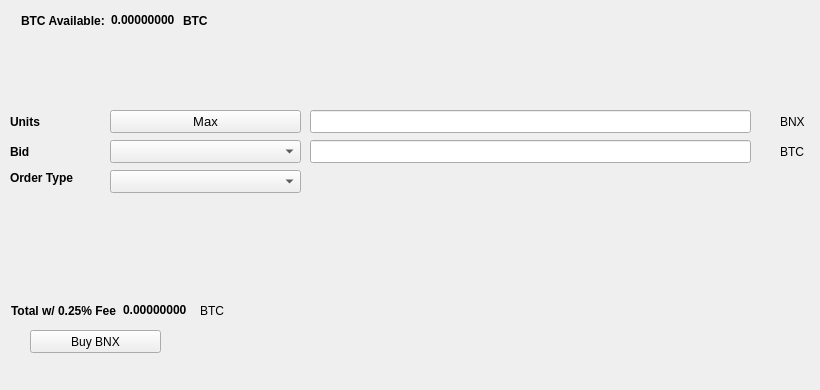
   <widget class="QWidget" name="BuyTab">
    <attribute name="title">
     <string>Buy</string>
    </attribute>
    <widget class="QPushButton" name="BuyBNX">
     <property name="geometry">
      <rect>
       <x>30</x>
       <y>330</y>
       <width>131</width>
       <height>23</height>
      </rect>
     </property>
     <property name="text">
      <string>Buy BNX</string>
     </property>
     <property name="icon">
      <iconset resource="../bitcoinnox.qrc">
       <normaloff>:/icons/bitcoin</normaloff>:/icons/bitcoin</iconset>
     </property>
    </widget>
    <widget class="QLabel" name="label_3">
     <property name="geometry">
      <rect>
       <x>10</x>
       <y>110</y>
       <width>46</width>
       <height>23</height>
      </rect>
     </property>
     <property name="font">
      <font>
       <weight>75</weight>
       <bold>true</bold>
      </font>
     </property>
     <property name="text">
      <string>Units</string>
     </property>
    </widget>
    <widget class="QLineEdit" name="UnitsInput">
     <property name="geometry">
      <rect>
       <x>310</x>
       <y>110</y>
       <width>441</width>
       <height>23</height>
      </rect>
     </property>
     <property name="font">
      <font>
       <pointsize>9</pointsize>
       <weight>75</weight>
       <bold>true</bold>
      </font>
     </property>
    </widget>
    <widget class="QLineEdit" name="BuyBidPriceEdit">
     <property name="geometry">
      <rect>
       <x>310</x>
       <y>140</y>
       <width>441</width>
       <height>23</height>
      </rect>
     </property>
     <property name="font">
      <font>
       <pointsize>9</pointsize>
       <weight>75</weight>
       <bold>true</bold>
      </font>
     </property>
    </widget>
    <widget class="QLabel" name="label_4">
     <property name="geometry">
      <rect>
       <x>780</x>
       <y>110</y>
       <width>31</width>
       <height>23</height>
      </rect>
     </property>
     <property name="text">
      <string>BNX</string>
     </property>
    </widget>
    <widget class="QLabel" name="label_5">
     <property name="geometry">
      <rect>
       <x>780</x>
       <y>140</y>
       <width>31</width>
       <height>23</height>
      </rect>
     </property>
     <property name="text">
      <string>BTC</string>
     </property>
    </widget>
    <widget class="QLabel" name="label_6">
     <property name="geometry">
      <rect>
       <x>10</x>
       <y>140</y>
       <width>46</width>
       <height>23</height>
      </rect>
     </property>
     <property name="font">
      <font>
       <weight>75</weight>
       <bold>true</bold>
      </font>
     </property>
     <property name="text">
      <string>Bid</string>
     </property>
    </widget>
    <widget class="QLabel" name="label_7">
     <property name="geometry">
      <rect>
       <x>10</x>
       <y>170</y>
       <width>91</width>
       <height>16</height>
      </rect>
     </property>
     <property name="font">
      <font>
       <weight>75</weight>
       <bold>true</bold>
      </font>
     </property>
     <property name="text">
      <string>Order Type</string>
     </property>
    </widget>
    <widget class="QPushButton" name="Buy_Max_Amount">
     <property name="geometry">
      <rect>
       <x>110</x>
       <y>110</y>
       <width>191</width>
       <height>23</height>
      </rect>
     </property>
     <property name="font">
      <font>
       <pointsize>10</pointsize>
      </font>
     </property>
     <property name="text">
      <string>Max</string>
     </property>
    </widget>
    <widget class="QComboBox" name="BuyBidcomboBox">
     <property name="geometry">
      <rect>
       <x>110</x>
       <y>140</y>
       <width>191</width>
       <height>23</height>
      </rect>
     </property>
     <property name="font">
      <font>
       <pointsize>10</pointsize>
      </font>
     </property>
    </widget>
    <widget class="QComboBox" name="buyOrdertypeCombo">
     <property name="geometry">
      <rect>
       <x>110</x>
       <y>170</y>
       <width>191</width>
       <height>23</height>
      </rect>
     </property>
     <property name="font">
      <font>
       <pointsize>10</pointsize>
      </font>
     </property>
    </widget>
    <widget class="QWidget" name="layoutWidget1">
     <property name="geometry">
      <rect>
       <x>21</x>
       <y>11</y>
       <width>227</width>
       <height>19</height>
      </rect>
     </property>
     <layout class="QHBoxLayout" name="horizontalLayout_3">
      <item>
       <widget class="QLabel" name="label232">
        <property name="font">
         <font>
          <weight>75</weight>
          <bold>true</bold>
         </font>
        </property>
        <property name="text">
         <string>BTC Available:</string>
        </property>
       </widget>
      </item>
      <item>
       <widget class="QLabel" name="BtcAvailableLbl">
        <property name="palette">
         <palette>
          <active>
           <colorrole role="WindowText">
            <brush brushstyle="SolidPattern">
             <color alpha="255">
              <red>0</red>
              <green>0</green>
              <blue>0</blue>
             </color>
            </brush>
           </colorrole>
           <colorrole role="Button">
            <brush brushstyle="SolidPattern">
             <color alpha="255">
              <red>0</red>
              <green>170</green>
              <blue>0</blue>
             </color>
            </brush>
           </colorrole>
           <colorrole role="Light">
            <brush brushstyle="SolidPattern">
             <color alpha="255">
              <red>0</red>
              <green>255</green>
              <blue>0</blue>
             </color>
            </brush>
           </colorrole>
           <colorrole role="Midlight">
            <brush brushstyle="SolidPattern">
             <color alpha="255">
              <red>0</red>
              <green>212</green>
              <blue>0</blue>
             </color>
            </brush>
           </colorrole>
           <colorrole role="Dark">
            <brush brushstyle="SolidPattern">
             <color alpha="255">
              <red>0</red>
              <green>85</green>
              <blue>0</blue>
             </color>
            </brush>
           </colorrole>
           <colorrole role="Mid">
            <brush brushstyle="SolidPattern">
             <color alpha="255">
              <red>0</red>
              <green>113</green>
              <blue>0</blue>
             </color>
            </brush>
           </colorrole>
           <colorrole role="Text">
            <brush brushstyle="SolidPattern">
             <color alpha="255">
              <red>0</red>
              <green>170</green>
              <blue>0</blue>
             </color>
            </brush>
           </colorrole>
           <colorrole role="BrightText">
            <brush brushstyle="SolidPattern">
             <color alpha="255">
              <red>255</red>
              <green>255</green>
              <blue>255</blue>
             </color>
            </brush>
           </colorrole>
           <colorrole role="ButtonText">
            <brush brushstyle="SolidPattern">
             <color alpha="255">
              <red>0</red>
              <green>0</green>
              <blue>0</blue>
             </color>
            </brush>
           </colorrole>
           <colorrole role="Base">
            <brush brushstyle="SolidPattern">
             <color alpha="255">
              <red>255</red>
              <green>255</green>
              <blue>255</blue>
             </color>
            </brush>
           </colorrole>
           <colorrole role="Window">
            <brush brushstyle="SolidPattern">
             <color alpha="255">
              <red>0</red>
              <green>170</green>
              <blue>0</blue>
             </color>
            </brush>
           </colorrole>
           <colorrole role="Shadow">
            <brush brushstyle="SolidPattern">
             <color alpha="255">
              <red>0</red>
              <green>0</green>
              <blue>0</blue>
             </color>
            </brush>
           </colorrole>
           <colorrole role="AlternateBase">
            <brush brushstyle="SolidPattern">
             <color alpha="255">
              <red>127</red>
              <green>212</green>
              <blue>127</blue>
             </color>
            </brush>
           </colorrole>
           <colorrole role="ToolTipBase">
            <brush brushstyle="SolidPattern">
             <color alpha="255">
              <red>255</red>
              <green>255</green>
              <blue>220</blue>
             </color>
            </brush>
           </colorrole>
           <colorrole role="ToolTipText">
            <brush brushstyle="SolidPattern">
             <color alpha="255">
              <red>0</red>
              <green>0</green>
              <blue>0</blue>
             </color>
            </brush>
           </colorrole>
          </active>
          <inactive>
           <colorrole role="WindowText">
            <brush brushstyle="SolidPattern">
             <color alpha="255">
              <red>0</red>
              <green>0</green>
              <blue>0</blue>
             </color>
            </brush>
           </colorrole>
           <colorrole role="Button">
            <brush brushstyle="SolidPattern">
             <color alpha="255">
              <red>0</red>
              <green>170</green>
              <blue>0</blue>
             </color>
            </brush>
           </colorrole>
           <colorrole role="Light">
            <brush brushstyle="SolidPattern">
             <color alpha="255">
              <red>0</red>
              <green>255</green>
              <blue>0</blue>
             </color>
            </brush>
           </colorrole>
           <colorrole role="Midlight">
            <brush brushstyle="SolidPattern">
             <color alpha="255">
              <red>0</red>
              <green>212</green>
              <blue>0</blue>
             </color>
            </brush>
           </colorrole>
           <colorrole role="Dark">
            <brush brushstyle="SolidPattern">
             <color alpha="255">
              <red>0</red>
              <green>85</green>
              <blue>0</blue>
             </color>
            </brush>
           </colorrole>
           <colorrole role="Mid">
            <brush brushstyle="SolidPattern">
             <color alpha="255">
              <red>0</red>
              <green>113</green>
              <blue>0</blue>
             </color>
            </brush>
           </colorrole>
           <colorrole role="Text">
            <brush brushstyle="SolidPattern">
             <color alpha="255">
              <red>0</red>
              <green>170</green>
              <blue>0</blue>
             </color>
            </brush>
           </colorrole>
           <colorrole role="BrightText">
            <brush brushstyle="SolidPattern">
             <color alpha="255">
              <red>255</red>
              <green>255</green>
              <blue>255</blue>
             </color>
            </brush>
           </colorrole>
           <colorrole role="ButtonText">
            <brush brushstyle="SolidPattern">
             <color alpha="255">
              <red>0</red>
              <green>0</green>
              <blue>0</blue>
             </color>
            </brush>
           </colorrole>
           <colorrole role="Base">
            <brush brushstyle="SolidPattern">
             <color alpha="255">
              <red>255</red>
              <green>255</green>
              <blue>255</blue>
             </color>
            </brush>
           </colorrole>
           <colorrole role="Window">
            <brush brushstyle="SolidPattern">
             <color alpha="255">
              <red>0</red>
              <green>170</green>
              <blue>0</blue>
             </color>
            </brush>
           </colorrole>
           <colorrole role="Shadow">
            <brush brushstyle="SolidPattern">
             <color alpha="255">
              <red>0</red>
              <green>0</green>
              <blue>0</blue>
             </color>
            </brush>
           </colorrole>
           <colorrole role="AlternateBase">
            <brush brushstyle="SolidPattern">
             <color alpha="255">
              <red>127</red>
              <green>212</green>
              <blue>127</blue>
             </color>
            </brush>
           </colorrole>
           <colorrole role="ToolTipBase">
            <brush brushstyle="SolidPattern">
             <color alpha="255">
              <red>255</red>
              <green>255</green>
              <blue>220</blue>
             </color>
            </brush>
           </colorrole>
           <colorrole role="ToolTipText">
            <brush brushstyle="SolidPattern">
             <color alpha="255">
              <red>0</red>
              <green>0</green>
              <blue>0</blue>
             </color>
            </brush>
           </colorrole>
          </inactive>
          <disabled>
           <colorrole role="WindowText">
            <brush brushstyle="SolidPattern">
             <color alpha="255">
              <red>0</red>
              <green>85</green>
              <blue>0</blue>
             </color>
            </brush>
           </colorrole>
           <colorrole role="Button">
            <brush brushstyle="SolidPattern">
             <color alpha="255">
              <red>0</red>
              <green>170</green>
              <blue>0</blue>
             </color>
            </brush>
           </colorrole>
           <colorrole role="Light">
            <brush brushstyle="SolidPattern">
             <color alpha="255">
              <red>0</red>
              <green>255</green>
              <blue>0</blue>
             </color>
            </brush>
           </colorrole>
           <colorrole role="Midlight">
            <brush brushstyle="SolidPattern">
             <color alpha="255">
              <red>0</red>
              <green>212</green>
              <blue>0</blue>
             </color>
            </brush>
           </colorrole>
           <colorrole role="Dark">
            <brush brushstyle="SolidPattern">
             <color alpha="255">
              <red>0</red>
              <green>85</green>
              <blue>0</blue>
             </color>
            </brush>
           </colorrole>
           <colorrole role="Mid">
            <brush brushstyle="SolidPattern">
             <color alpha="255">
              <red>0</red>
              <green>113</green>
              <blue>0</blue>
             </color>
            </brush>
           </colorrole>
           <colorrole role="Text">
            <brush brushstyle="SolidPattern">
             <color alpha="255">
              <red>0</red>
              <green>85</green>
              <blue>0</blue>
             </color>
            </brush>
           </colorrole>
           <colorrole role="BrightText">
            <brush brushstyle="SolidPattern">
             <color alpha="255">
              <red>255</red>
              <green>255</green>
              <blue>255</blue>
             </color>
            </brush>
           </colorrole>
           <colorrole role="ButtonText">
            <brush brushstyle="SolidPattern">
             <color alpha="255">
              <red>0</red>
              <green>85</green>
              <blue>0</blue>
             </color>
            </brush>
           </colorrole>
           <colorrole role="Base">
            <brush brushstyle="SolidPattern">
             <color alpha="255">
              <red>0</red>
              <green>170</green>
              <blue>0</blue>
             </color>
            </brush>
           </colorrole>
           <colorrole role="Window">
            <brush brushstyle="SolidPattern">
             <color alpha="255">
              <red>0</red>
              <green>170</green>
              <blue>0</blue>
             </color>
            </brush>
           </colorrole>
           <colorrole role="Shadow">
            <brush brushstyle="SolidPattern">
             <color alpha="255">
              <red>0</red>
              <green>0</green>
              <blue>0</blue>
             </color>
            </brush>
           </colorrole>
           <colorrole role="AlternateBase">
            <brush brushstyle="SolidPattern">
             <color alpha="255">
              <red>0</red>
              <green>170</green>
              <blue>0</blue>
             </color>
            </brush>
           </colorrole>
           <colorrole role="ToolTipBase">
            <brush brushstyle="SolidPattern">
             <color alpha="255">
              <red>255</red>
              <green>255</green>
              <blue>220</blue>
             </color>
            </brush>
           </colorrole>
           <colorrole role="ToolTipText">
            <brush brushstyle="SolidPattern">
             <color alpha="255">
              <red>0</red>
              <green>0</green>
              <blue>0</blue>
             </color>
            </brush>
           </colorrole>
          </disabled>
         </palette>
        </property>
        <property name="font">
         <font>
          <weight>75</weight>
          <bold>true</bold>
         </font>
        </property>
        <property name="text">
         <string>0.00000000</string>
        </property>
        <property name="textInteractionFlags">
         <set>Qt::LinksAccessibleByMouse|Qt::TextSelectableByKeyboard|Qt::TextSelectableByMouse</set>
        </property>
       </widget>
      </item>
      <item>
       <widget class="QLabel" name="BtcAvailableLbl_2">
        <property name="font">
         <font>
          <weight>75</weight>
          <bold>true</bold>
         </font>
        </property>
        <property name="text">
         <string>BTC</string>
        </property>
       </widget>
      </item>
     </layout>
    </widget>
    <widget class="QWidget" name="layoutWidge2">
     <property name="geometry">
      <rect>
       <x>11</x>
       <y>301</y>
       <width>259</width>
       <height>19</height>
      </rect>
     </property>
     <layout class="QHBoxLayout" name="horizontalLayout_4">
      <item>
       <widget class="QLabel" name="label_9">
        <property name="font">
         <font>
          <weight>75</weight>
          <bold>true</bold>
         </font>
        </property>
        <property name="text">
         <string>Total w/ 0.25% Fee</string>
        </property>
       </widget>
      </item>
      <item>
       <widget class="QLabel" name="BuyCostLabel">
        <property name="palette">
         <palette>
          <active>
           <colorrole role="WindowText">
            <brush brushstyle="SolidPattern">
             <color alpha="255">
              <red>0</red>
              <green>0</green>
              <blue>0</blue>
             </color>
            </brush>
           </colorrole>
           <colorrole role="Button">
            <brush brushstyle="SolidPattern">
             <color alpha="255">
              <red>0</red>
              <green>170</green>
              <blue>0</blue>
             </color>
            </brush>
           </colorrole>
           <colorrole role="Light">
            <brush brushstyle="SolidPattern">
             <color alpha="255">
              <red>0</red>
              <green>255</green>
              <blue>0</blue>
             </color>
            </brush>
           </colorrole>
           <colorrole role="Midlight">
            <brush brushstyle="SolidPattern">
             <color alpha="255">
              <red>0</red>
              <green>212</green>
              <blue>0</blue>
             </color>
            </brush>
           </colorrole>
           <colorrole role="Dark">
            <brush brushstyle="SolidPattern">
             <color alpha="255">
              <red>0</red>
              <green>85</green>
              <blue>0</blue>
             </color>
            </brush>
           </colorrole>
           <colorrole role="Mid">
            <brush brushstyle="SolidPattern">
             <color alpha="255">
              <red>0</red>
              <green>113</green>
              <blue>0</blue>
             </color>
            </brush>
           </colorrole>
           <colorrole role="Text">
            <brush brushstyle="SolidPattern">
             <color alpha="255">
              <red>0</red>
              <green>170</green>
              <blue>0</blue>
             </color>
            </brush>
           </colorrole>
           <colorrole role="BrightText">
            <brush brushstyle="SolidPattern">
             <color alpha="255">
              <red>255</red>
              <green>255</green>
              <blue>255</blue>
             </color>
            </brush>
           </colorrole>
           <colorrole role="ButtonText">
            <brush brushstyle="SolidPattern">
             <color alpha="255">
              <red>0</red>
              <green>0</green>
              <blue>0</blue>
             </color>
            </brush>
           </colorrole>
           <colorrole role="Base">
            <brush brushstyle="SolidPattern">
             <color alpha="255">
              <red>255</red>
              <green>255</green>
              <blue>255</blue>
             </color>
            </brush>
           </colorrole>
           <colorrole role="Window">
            <brush brushstyle="SolidPattern">
             <color alpha="255">
              <red>0</red>
              <green>170</green>
              <blue>0</blue>
             </color>
            </brush>
           </colorrole>
           <colorrole role="Shadow">
            <brush brushstyle="SolidPattern">
             <color alpha="255">
              <red>0</red>
              <green>0</green>
              <blue>0</blue>
             </color>
            </brush>
           </colorrole>
           <colorrole role="AlternateBase">
            <brush brushstyle="SolidPattern">
             <color alpha="255">
              <red>127</red>
              <green>212</green>
              <blue>127</blue>
             </color>
            </brush>
           </colorrole>
           <colorrole role="ToolTipBase">
            <brush brushstyle="SolidPattern">
             <color alpha="255">
              <red>255</red>
              <green>255</green>
              <blue>220</blue>
             </color>
            </brush>
           </colorrole>
           <colorrole role="ToolTipText">
            <brush brushstyle="SolidPattern">
             <color alpha="255">
              <red>0</red>
              <green>0</green>
              <blue>0</blue>
             </color>
            </brush>
           </colorrole>
          </active>
          <inactive>
           <colorrole role="WindowText">
            <brush brushstyle="SolidPattern">
             <color alpha="255">
              <red>0</red>
              <green>0</green>
              <blue>0</blue>
             </color>
            </brush>
           </colorrole>
           <colorrole role="Button">
            <brush brushstyle="SolidPattern">
             <color alpha="255">
              <red>0</red>
              <green>170</green>
              <blue>0</blue>
             </color>
            </brush>
           </colorrole>
           <colorrole role="Light">
            <brush brushstyle="SolidPattern">
             <color alpha="255">
              <red>0</red>
              <green>255</green>
              <blue>0</blue>
             </color>
            </brush>
           </colorrole>
           <colorrole role="Midlight">
            <brush brushstyle="SolidPattern">
             <color alpha="255">
              <red>0</red>
              <green>212</green>
              <blue>0</blue>
             </color>
            </brush>
           </colorrole>
           <colorrole role="Dark">
            <brush brushstyle="SolidPattern">
             <color alpha="255">
              <red>0</red>
              <green>85</green>
              <blue>0</blue>
             </color>
            </brush>
           </colorrole>
           <colorrole role="Mid">
            <brush brushstyle="SolidPattern">
             <color alpha="255">
              <red>0</red>
              <green>113</green>
              <blue>0</blue>
             </color>
            </brush>
           </colorrole>
           <colorrole role="Text">
            <brush brushstyle="SolidPattern">
             <color alpha="255">
              <red>0</red>
              <green>170</green>
              <blue>0</blue>
             </color>
            </brush>
           </colorrole>
           <colorrole role="BrightText">
            <brush brushstyle="SolidPattern">
             <color alpha="255">
              <red>255</red>
              <green>255</green>
              <blue>255</blue>
             </color>
            </brush>
           </colorrole>
           <colorrole role="ButtonText">
            <brush brushstyle="SolidPattern">
             <color alpha="255">
              <red>0</red>
              <green>0</green>
              <blue>0</blue>
             </color>
            </brush>
           </colorrole>
           <colorrole role="Base">
            <brush brushstyle="SolidPattern">
             <color alpha="255">
              <red>255</red>
              <green>255</green>
              <blue>255</blue>
             </color>
            </brush>
           </colorrole>
           <colorrole role="Window">
            <brush brushstyle="SolidPattern">
             <color alpha="255">
              <red>0</red>
              <green>170</green>
              <blue>0</blue>
             </color>
            </brush>
           </colorrole>
           <colorrole role="Shadow">
            <brush brushstyle="SolidPattern">
             <color alpha="255">
              <red>0</red>
              <green>0</green>
              <blue>0</blue>
             </color>
            </brush>
           </colorrole>
           <colorrole role="AlternateBase">
            <brush brushstyle="SolidPattern">
             <color alpha="255">
              <red>127</red>
              <green>212</green>
              <blue>127</blue>
             </color>
            </brush>
           </colorrole>
           <colorrole role="ToolTipBase">
            <brush brushstyle="SolidPattern">
             <color alpha="255">
              <red>255</red>
              <green>255</green>
              <blue>220</blue>
             </color>
            </brush>
           </colorrole>
           <colorrole role="ToolTipText">
            <brush brushstyle="SolidPattern">
             <color alpha="255">
              <red>0</red>
              <green>0</green>
              <blue>0</blue>
             </color>
            </brush>
           </colorrole>
          </inactive>
          <disabled>
           <colorrole role="WindowText">
            <brush brushstyle="SolidPattern">
             <color alpha="255">
              <red>0</red>
              <green>85</green>
              <blue>0</blue>
             </color>
            </brush>
           </colorrole>
           <colorrole role="Button">
            <brush brushstyle="SolidPattern">
             <color alpha="255">
              <red>0</red>
              <green>170</green>
              <blue>0</blue>
             </color>
            </brush>
           </colorrole>
           <colorrole role="Light">
            <brush brushstyle="SolidPattern">
             <color alpha="255">
              <red>0</red>
              <green>255</green>
              <blue>0</blue>
             </color>
            </brush>
           </colorrole>
           <colorrole role="Midlight">
            <brush brushstyle="SolidPattern">
             <color alpha="255">
              <red>0</red>
              <green>212</green>
              <blue>0</blue>
             </color>
            </brush>
           </colorrole>
           <colorrole role="Dark">
            <brush brushstyle="SolidPattern">
             <color alpha="255">
              <red>0</red>
              <green>85</green>
              <blue>0</blue>
             </color>
            </brush>
           </colorrole>
           <colorrole role="Mid">
            <brush brushstyle="SolidPattern">
             <color alpha="255">
              <red>0</red>
              <green>113</green>
              <blue>0</blue>
             </color>
            </brush>
           </colorrole>
           <colorrole role="Text">
            <brush brushstyle="SolidPattern">
             <color alpha="255">
              <red>0</red>
              <green>85</green>
              <blue>0</blue>
             </color>
            </brush>
           </colorrole>
           <colorrole role="BrightText">
            <brush brushstyle="SolidPattern">
             <color alpha="255">
              <red>255</red>
              <green>255</green>
              <blue>255</blue>
             </color>
            </brush>
           </colorrole>
           <colorrole role="ButtonText">
            <brush brushstyle="SolidPattern">
             <color alpha="255">
              <red>0</red>
              <green>85</green>
              <blue>0</blue>
             </color>
            </brush>
           </colorrole>
           <colorrole role="Base">
            <brush brushstyle="SolidPattern">
             <color alpha="255">
              <red>0</red>
              <green>170</green>
              <blue>0</blue>
             </color>
            </brush>
           </colorrole>
           <colorrole role="Window">
            <brush brushstyle="SolidPattern">
             <color alpha="255">
              <red>0</red>
              <green>170</green>
              <blue>0</blue>
             </color>
            </brush>
           </colorrole>
           <colorrole role="Shadow">
            <brush brushstyle="SolidPattern">
             <color alpha="255">
              <red>0</red>
              <green>0</green>
              <blue>0</blue>
             </color>
            </brush>
           </colorrole>
           <colorrole role="AlternateBase">
            <brush brushstyle="SolidPattern">
             <color alpha="255">
              <red>0</red>
              <green>170</green>
              <blue>0</blue>
             </color>
            </brush>
           </colorrole>
           <colorrole role="ToolTipBase">
            <brush brushstyle="SolidPattern">
             <color alpha="255">
              <red>255</red>
              <green>255</green>
              <blue>220</blue>
             </color>
            </brush>
           </colorrole>
           <colorrole role="ToolTipText">
            <brush brushstyle="SolidPattern">
             <color alpha="255">
              <red>0</red>
              <green>0</green>
              <blue>0</blue>
             </color>
            </brush>
           </colorrole>
          </disabled>
         </palette>
        </property>
        <property name="font">
         <font>
          <weight>75</weight>
          <bold>true</bold>
         </font>
        </property>
        <property name="autoFillBackground">
         <bool>false</bool>
        </property>
        <property name="text">
         <string>0.00000000</string>
        </property>
        <property name="textInteractionFlags">
         <set>Qt::LinksAccessibleByMouse|Qt::TextSelectableByMouse</set>
        </property>
       </widget>
      </item>
      <item>
       <widget class="QLabel" name="label_10">
        <property name="font">
         <font>
          <weight>50</weight>
          <bold>false</bold>
         </font>
        </property>
        <property name="text">
         <string>BTC</string>
        </property>
       </widget>
      </item>
     </layout>
    </widget>
    <widget class="QLabel" name="label_24">
     <property name="geometry">
      <rect>
       <x>460</x>
       <y>300</y>
       <width>281</width>
       <height>81</height>
      </rect>
     </property>
     <property name="text">
      <string/>
     </property>
     <property name="pixmap">
      <pixmap>:/images/bittrex</pixmap>
     </property>
    </widget>
   </widget>
